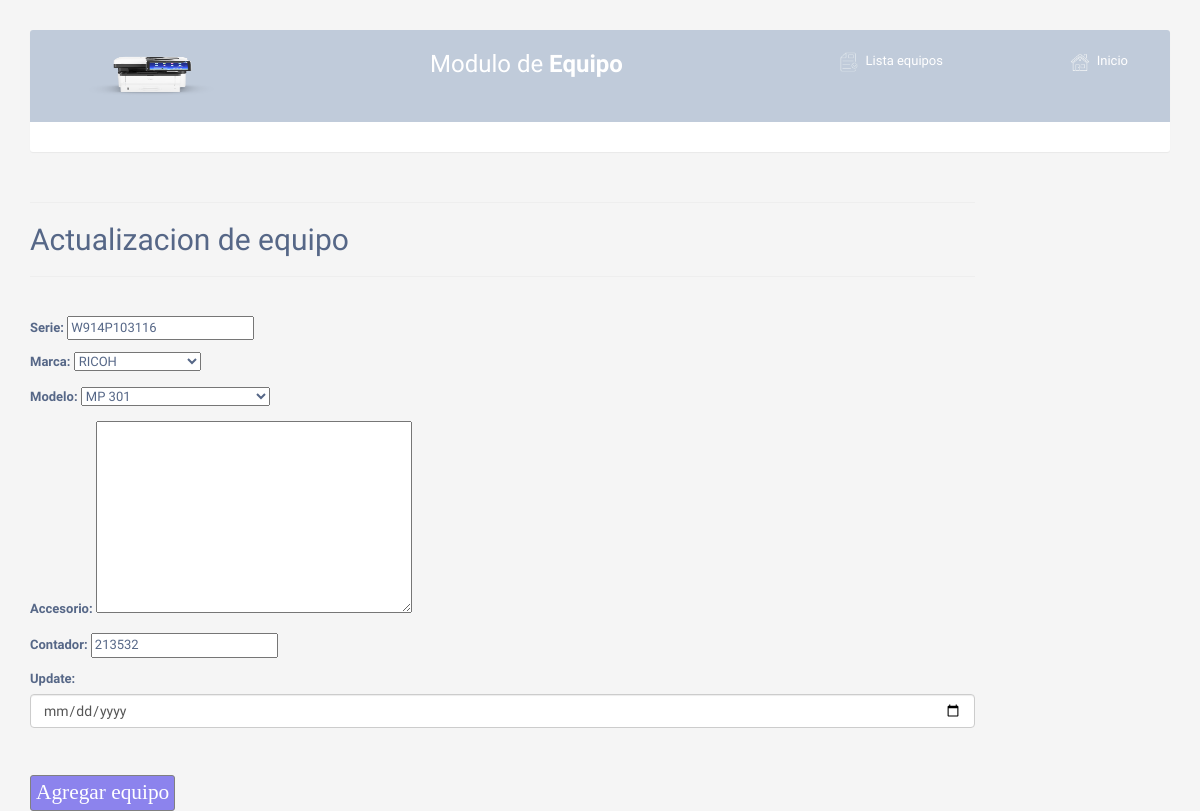
Page /equipo-list/update-equipo/1 (signed in) on the committed database.
### apptaller/models.py (models this page shows, shortened)
class Equipo(models.Model):
    serie = models.CharField(max_length=20 ,unique=True)
    marca = models.ForeignKey(Marca, on_delete=models.CASCADE)
    modelo = models.ForeignKey(Modelo, on_delete=models.CASCADE)
    accesorio = models.TextField(max_length=100, blank=True )
    contador = models.CharField(max_length=8, null=True, blank=True)
    created = models.DateField(auto_now_add=True)
    update = models.DateField(blank=True)
    class Meta:
        verbose_name = 'equipo'
        verbose_name_plural = 'equipos'

class Marca(models.Model):
    marca = models.CharField(max_length=15)
    def __str__(self):
       return self.marca

class Modelo(models.Model):
    modelo = models.CharField(max_length=15)
    def __str__(self):
       return self.modelo

### apptaller/views.py (the view, shortened to what this page needs)
# urls.py: path('equipo-list/update-equipo/<str:id>', login_required(views.updateEquipo), name='update-equipo'),
def updateEquipo(request, id):
    equipo = Equipo.objects.get(id=id)
    form = EquipoForm(initial={'serie': equipo.serie, 'marca': equipo.marca, 'modelo': equipo.modelo, 'accesorios': equipo.accesorio, 'contador': equipo.contador, "update": equipo.update})
    return render(request,'apptaller/equipoUpdate.html',{'form':form})

### apptaller/forms.py
class EquipoForm(ModelForm):
    class Meta:
        model = Equipo
        fields = '__all__'
        widgets = {
            'update': forms.DateInput(
                attrs={'type': 'date', 'placeholder': 'yyyy-mm-dd (DOB)', 'class': 'form-control'}
            )
        }

### apptaller/templates/apptaller/equipoUpdate.html (shortened to what this page needs)
<!DOCTYPE html>
<html lang="en">
<head>
<link rel="stylesheet" href="https://maxcdn.bootstrapcdn.com/font-awesome/4.7.0/css/font-awesome.min.css">
<link rel="stylesheet" href="https://maxcdn.bootstrapcdn.com/bootstrap/3.3.7/css/bootstrap.min.css">
  <body>
    <div class="container">
        <div class="table-wrapper">
            <div class="table-title">
                <div class="row">
                    <div class="col-sm-4">
                        <img class="logo" src="/apptaller/static/media/logo.png" class="rounded float-left" alt="logo">
                       </div>
                    <div class="col-sm-4">
						<h2>Modulo de <b>Equipo</b></h2>
					</div>
					<div class="col-sm-2">
                        <a href="/equipo-list/" class="btn btn-outline-success" role="button" aria-pressed="true"><img class="icon" src="/apptaller/static/media/list.png" alt="Inicio">&nbsp;&nbsp;Lista equipos</a>
					</div>
					<div class="col-sm-2">
                        <a href="/" class="btn btn-outline-success" role="button" aria-pressed="true"><img class="icon" src="/apptaller/static/media/home.png" alt="Inicio">&nbsp;&nbsp;Inicio</a>
					</div>
                </div>
            </div>
        </div>
    </div>
	<div class="container">
		<div class="row">
			<div class="col-sm-10">
				<form class="form-row" method="POST">
					<hr class="mt-4 mb-4">
					<h2>Actualizacion de equipo</h2>
					<hr class="mt-4 mb-4">
					<br>
					{{form.as_p}}
						<div>
					<br>
					<br>
					</div class="form-group col-md-2">
					<input type="submit" class="btn btn-success btn-xs" value="Agregar equipo" style='BORDER: rgb(128,128,128) 1px solid; FONT-SIZE: 16pt; FONT-FAMILY: Verdana;
					BACKGROUND-COLOR: rgb(140, 131, 237)'>
							<br>
				</form>
			</div>
		</div>
	</div>
   </body>
</html>

### apptaller/templates/apptaller/equipoUpdate.html (style rules this page uses)
body { color: #566787; background: #f5f5f5; font-family: 'Varela Round', sans-serif; font-size: 13px; }
.table-wrapper { background: #fff; padding: 20px 25px; margin: 30px 0; border-radius: 3px; box-shadow: 0 1px 1px rgba(0,0,0,.05); }
.table-title { padding-bottom: 15px; background: #c0cbda; color: #fff; padding: 16px 30px; margin: -20px -25px 10px; border-radius: 3px 3px 0 0; }
.table-title h2 { margin: 5px 0 0; font-size: 24px; }
.table-title .btn { color: #fff; float: right; font-size: 13px; border: none; min-width: 50px; border-radius: 2px; border: none; outline: none !important; margin-left: 10px; }
img.icon { flex: 1; height: 20px; width: 20px; }
img.logo { flex: 1; height: 60px; width: 180px; }
option { color: firebrick; }
textarea { color: firebrick; }

### rows in the picture
Equipo: serie "W914P103116"
Marca: marca "RICOH"
Modelo: modelo "MP 301"
